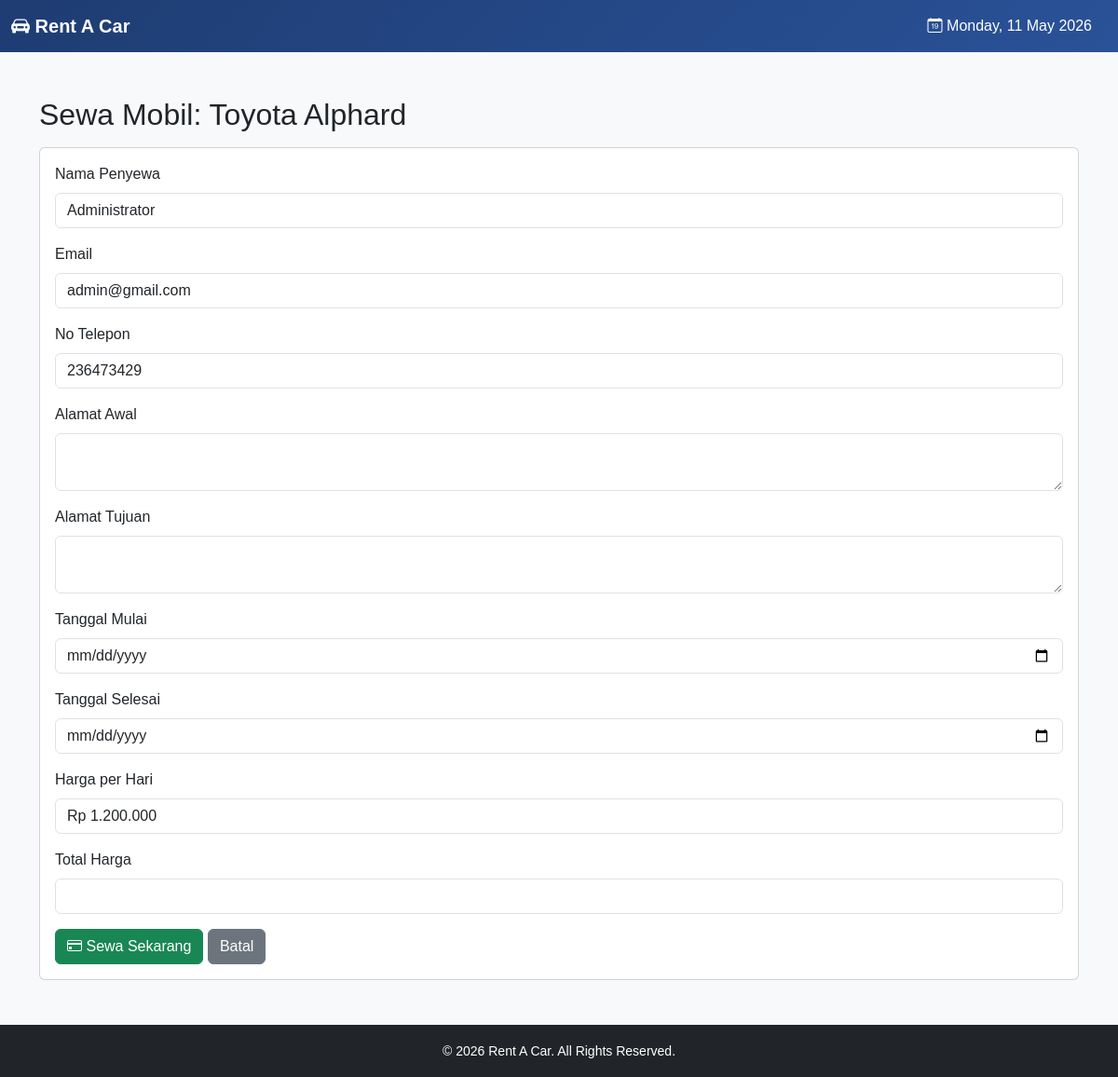
Page /user/sewa.php?id=MBL00008 (signed in) on the committed database.
### tables this page shows
CREATE TABLE `tbl_mobil` (
  `id_mobil` varchar(10) NOT NULL,
  `nama_mobil` varchar(100) NOT NULL,
  `jenis` varchar(50) DEFAULT NULL,
  `kursi` int(11) DEFAULT NULL,
  `harga_per_hari` int(11) DEFAULT NULL,
  `foto` varchar(255) DEFAULT NULL,
  `status` enum('Tersedia','Disewa') DEFAULT 'Tersedia'
);

CREATE TABLE `users` (
  `id` int(11) NOT NULL,
  `username` varchar(50) NOT NULL,
  `password` varchar(225) NOT NULL,
  `nama_lengkap` varchar(100) NOT NULL,
  `email` varchar(100) DEFAULT NULL,
  `no_hp` varchar(20) DEFAULT NULL,
  `role` varchar(20) NOT NULL DEFAULT 'petugas',
  `created_at` datetime DEFAULT current_timestamp(),
  `updated_at` datetime DEFAULT current_timestamp() ON UPDATE current_timestamp()
);

### user/sewa.php (the view, shortened to what this page needs)
<?php
include "../config/koneksi.php";
$id_mobil = $_GET['id'];
$tanggalHariIni = strftime("%A, %d %B %Y");
$qMobil = mysqli_query($koneksi, "SELECT * FROM tbl_mobil WHERE id_mobil='$id_mobil'");
$mobil = mysqli_fetch_assoc($qMobil);
$userData = null;
if (isset($_SESSION['login']) && $_SESSION['login'] === true) {
    $username = $_SESSION['username'];
    $qUser = mysqli_query($koneksi, "SELECT * FROM users WHERE username='$username' LIMIT 1");
    $userData = mysqli_fetch_assoc($qUser);
}
?>
<!DOCTYPE html>
<html lang="id">
<head>
<link rel="stylesheet" href="../css/bootstrap.css">
<link href="../css/bootstrap-icons/bootstrap-icons.css" rel="stylesheet">
</head>
<body>
<nav class="navbar navbar-expand-lg navbar-dark">
  <div class="container-fluid">
    <a class="navbar-brand fw-bold" href="../index.php"><i class="bi bi-car-front-fill"></i> Rent A Car</a>
    <ul class="navbar-nav ms-auto align-items-center">
      <li class="nav-item me-3 text-white">
        <i class="bi bi-calendar-date"></i> <span><?= ucfirst($tanggalHariIni); ?></span>
      </li>
    </ul>
  </div>
</nav>
<div class="container mt-5">
  <h2>Sewa Mobil: <?= htmlspecialchars($mobil['nama_mobil']); ?></h2>
  <div class="card mt-3">
    <div class="card-body">
      <form id="formSewa" method="POST">
        <div class="mb-3">
          <label class="form-label">Nama Penyewa</label>
          <input type="text" name="nama_penyewa" class="form-control"
                 value="<?= $userData ? htmlspecialchars($userData['nama_lengkap']) : '' ?>" required>
        </div>
        <div class="mb-3">
          <label class="form-label">Email</label>
          <input type="email" name="email" class="form-control"
                 value="<?= $userData ? htmlspecialchars($userData['email']) : '' ?>" required>
        </div>
        <div class="mb-3">
          <label class="form-label">No Telepon</label>
          <input type="text" name="no_telp" class="form-control"
                 value="<?= $userData ? htmlspecialchars($userData['no_hp']) : '' ?>" required>
        </div>
        <div class="mb-3">
          <label class="form-label">Alamat Awal</label>
          <textarea name="alamat_awal" class="form-control" required></textarea>
        </div>
        <div class="mb-3">
          <label class="form-label">Alamat Tujuan</label>
          <textarea name="alamat_tujuan" class="form-control" required></textarea>
        </div>
        <div class="mb-3">
          <label class="form-label">Tanggal Mulai</label>
          <input type="date" name="tanggal_mulai" class="form-control" required>
        </div>
        <div class="mb-3">
          <label class="form-label">Tanggal Selesai</label>
          <input type="date" name="tanggal_selesai" class="form-control" required>
        </div>
        <div class="mb-3">
          <label class="form-label">Harga per Hari</label>
          <input type="text" class="form-control" value="Rp <?= number_format($mobil['harga_per_hari'],0,',','.') ?>" readonly>
        </div>
        <div class="mb-3">
          <label class="form-label">Total Harga</label>
          <input type="text" id="totalHarga" class="form-control" readonly>
        </div>
        <button type="button" class="btn btn-success" data-bs-toggle="modal" data-bs-target="#konfirmasiModal">
          <i class="bi bi-credit-card"></i> Sewa Sekarang
        </button>
        <a href="../index.php" class="btn btn-secondary">Batal</a>
      </form>
    </div>
  </div>
</div>
<footer class="bg-dark text-white text-center py-3 mt-5">
  <small>&copy; <?= date("Y"); ?> Rent A Car. All Rights Reserved.</small>
</footer>
</body>
</html>

### user/sewa.php (style rules this page uses)
body { background-color: #f8f9fa; font-family: 'Poppins', sans-serif; }
.navbar, .offcanvas-header { background: linear-gradient(135deg, #1e3c72 0%, #2a5298 100%); }
.navbar-brand, .nav-link { color: white !important; }

### rows in the picture
tbl_mobil: nama_mobil "Toyota Alphard", harga_per_hari "Rp 1.200.000"
users: nama_penyewa "Administrator", email "admin@gmail.com", no_telp "236473429"

### other values in the picture
$tanggalHariIni "Monday, 11 May 2026"
